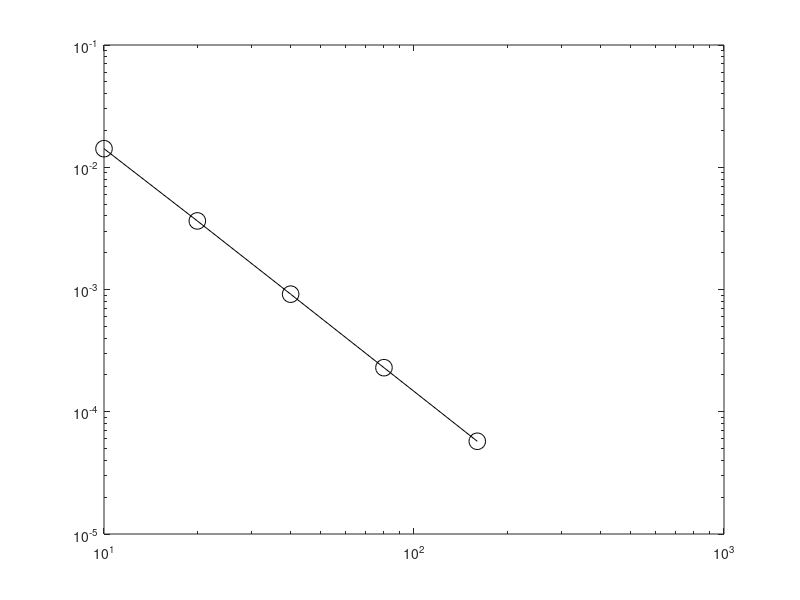

Here is the MATLAB script that generated this plot:
clear all
close all
for i=1:5
    N(i)=10*2^(i-1);
end

for j=1:5
n=N(j);
a=0; b=0.5; h=(b-a)/n;

f=@(x) x^2;
ex=@(x) 1./(1-x);
y(1)=1;
y(2)=y(1)+h*f(y(1));

i=0;
for x=a+h:h:b
    i=i+1;
    k=i+1;
    xx(i)=x;
    y(k+1)=y(k-1)+2*h*f(y(k));
end
x1=a:h:b;
exact=ex(x1);

err(j)=norm(exact(n+1)-y(n+1));
end

loglog(N, err, '-ko', 'MarkerSize',12);
p=polyfit(log(N'),log(err),1);
slope = p(1)
